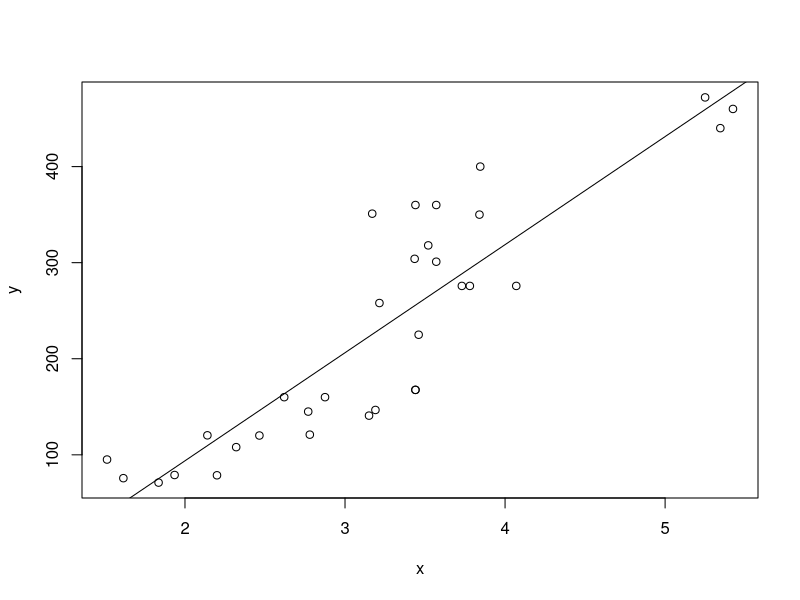
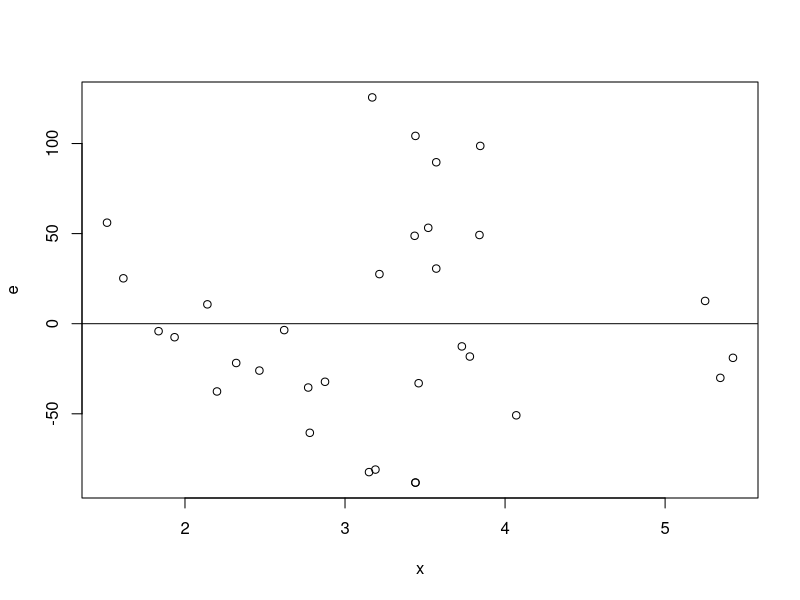

These figures' R source, in order:
## ---- chunk 1
knitr::opts_chunk$set(echo = TRUE)
## ---- chunk 2
data("mtcars")
head(mtcars)
y = mtcars$mpg
x = cbind(1, mtcars$wt, mtcars$hp)
head(x)
## ---- chunk 3
solve( t(x) %*% x ) %*% t(x) %*% y
## ---- chunk 4
coef( lm( mpg ~ wt + hp, data=mtcars ))
## ---- chunk 5
n = nrow(x)
v1 = matrix(1, n)
H = v1 %*% solve(t(v1) %*% v1) %*% t(v1)
all( H == matrix(1, n, n) / n )
## ---- chunk 6
I = diag(1, n)
H = matrix(1, n, n) / n

xc = (I - H) %*% x
## ---- chunk 7
apply(xc, 2, mean)
xc2 = sweep(x, 2, apply(x, 2, mean))
## ---- chunk 8
vx = ( t(x) %*% (I - H) %*% x ) / (n-1)

round(vx, 6)
var(x)
## ---- chunk 9
x = mtcars$wt
y = mtcars$disp

yc = y - mean(y)
xc = x - mean(x)
slope = sum( yc * xc ) / sum( xc * xc )
slope
lm(formula = yc ~ xc - 1)
cor(x,y) * sd(y) / sd(x)
## ---- chunk 10
plot(x, y)
abline(lm(y ~ x))
## ---- chunk 11
lm(y ~ x)
## ---- chunk 12
cor(x,y) * sd(y) / sd(x)
mean(y) - cor(x,y) * sd(y) / sd(x) * mean(x)
## ---- chunk 13
sum(yc * xc) / sum(xc^2)
## ---- chunk 14
Jn = matrix(1, length(x))
beta1 = cor(x,y) * sd(y) / sd(x)
beta0 = mean(y) - beta1 * mean(x)
yhat = beta0 * Jn + beta1 * x
e = y - yhat
## ---- chunk 15
plot(x, e)
abline(h=0)
